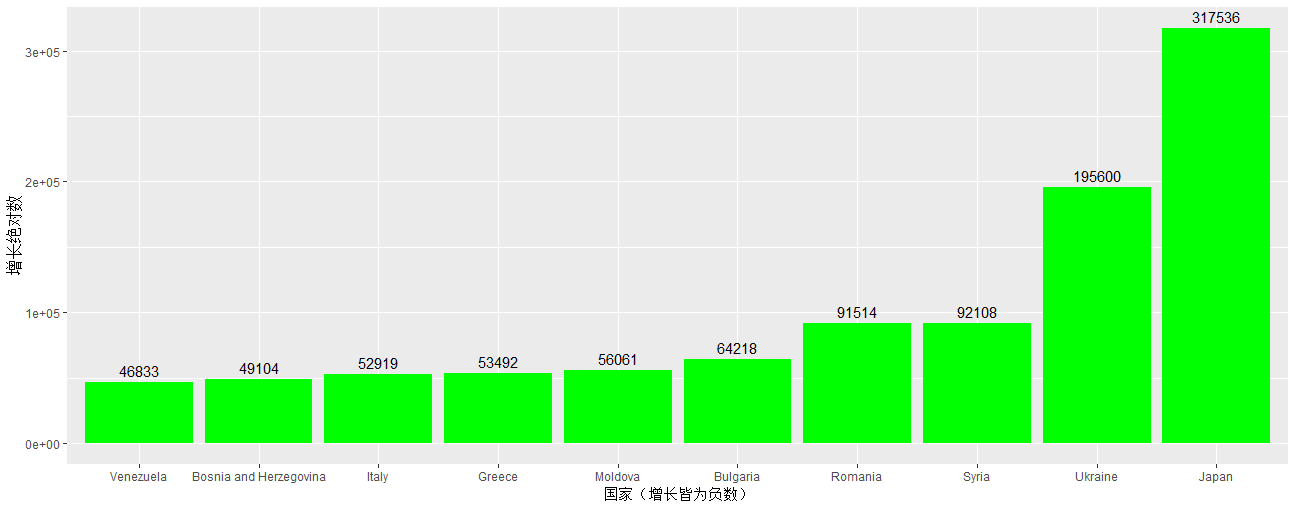

The R source for this figure:
library(ggplot2)
library(readxl)
data=read_excel("V:\\大数据分析相关文件\\R\\人口增长倒数后10表.xlsx")
colnames(data)<-c("id","coun","val")

coun=list(data['coun'])
coun=unlist(coun)

num=list(data['val'])
num=unlist(num)
num=as.numeric(num)
ggplot(mapping=aes(x=reorder(coun,num),y=num))+
  geom_bar(stat="identity",fill="green")+
  labs(x="国家（增长皆为负数）",y="增长绝对数")+
  theme(
    axis.title.x=element_text(size=12),
    axis.text.x=element_text(size=9)
  )+geom_text(aes(label=num),vjust=-0.5)
